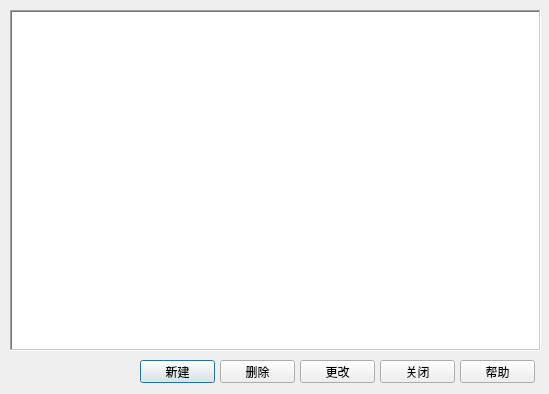
<?xml version="1.0" encoding="UTF-8"?>
<ui version="4.0">
 <class>QDataTransportDlg</class>
 <widget class="QDialog" name="QDataTransportDlg">
  <property name="geometry">
   <rect>
    <x>0</x>
    <y>0</y>
    <width>549</width>
    <height>394</height>
   </rect>
  </property>
  <property name="windowTitle">
   <string>Dialog</string>
  </property>
  <widget class="QPushButton" name="New">
   <property name="geometry">
    <rect>
     <x>140</x>
     <y>360</y>
     <width>75</width>
     <height>23</height>
    </rect>
   </property>
   <property name="text">
    <string>新建</string>
   </property>
  </widget>
  <widget class="QPushButton" name="Delete">
   <property name="geometry">
    <rect>
     <x>220</x>
     <y>360</y>
     <width>75</width>
     <height>23</height>
    </rect>
   </property>
   <property name="text">
    <string>删除</string>
   </property>
  </widget>
  <widget class="QPushButton" name="Alter">
   <property name="geometry">
    <rect>
     <x>300</x>
     <y>360</y>
     <width>75</width>
     <height>23</height>
    </rect>
   </property>
   <property name="text">
    <string>更改</string>
   </property>
  </widget>
  <widget class="QPushButton" name="Close">
   <property name="geometry">
    <rect>
     <x>380</x>
     <y>360</y>
     <width>75</width>
     <height>23</height>
    </rect>
   </property>
   <property name="text">
    <string>关闭</string>
   </property>
  </widget>
  <widget class="QListWidget" name="listWidget">
   <property name="geometry">
    <rect>
     <x>10</x>
     <y>10</y>
     <width>531</width>
     <height>341</height>
    </rect>
   </property>
   <property name="frameShape">
    <enum>QFrame::WinPanel</enum>
   </property>
  </widget>
  <widget class="QPushButton" name="HelpButton">
   <property name="geometry">
    <rect>
     <x>460</x>
     <y>360</y>
     <width>75</width>
     <height>23</height>
    </rect>
   </property>
   <property name="text">
    <string>帮助</string>
   </property>
  </widget>
 </widget>
 <resources/>
 <connections/>
</ui>
